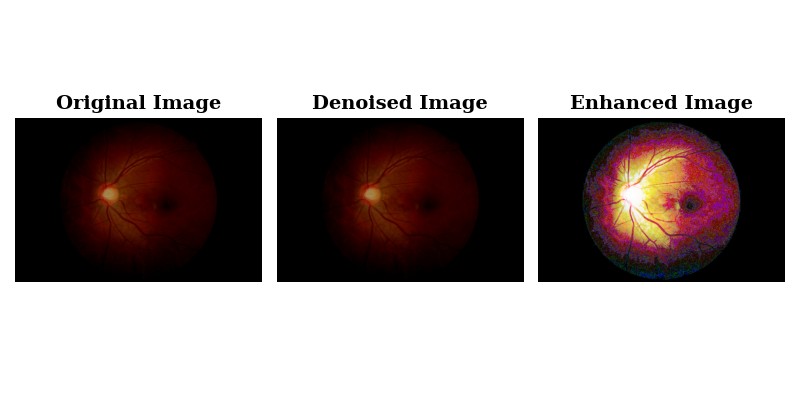
#> input picture Data Visualization/glaucoma.png, 800 x 400 px; its folder holds only this picture in this run
$ python -i datagen.py   (imports and definitions only)   (older library calls are emulated)
#> lines starting #> are read from the running program, lines starting #| are printed output that depends on the picture
import cv2
import numpy as np
from skimage.metrics import peak_signal_noise_ratio as psnr, mean_squared_error as mse
from skimage.feature import local_binary_pattern
import os
from save_load import *
from sklearn.preprocessing import LabelEncoder
import joblib
from sklearn.model_selection import train_test_split
import matplotlib.pyplot as plt


# [54 lines left out: functions compute_gdp2_features, compute_ldipv_features, compute_ldip_features, compute_gdp_features, not called in this run]


def raf_filter_rgb(image, num_iter=15, kappa=30, gamma=0.1, option=1):
    """
    Applies the Regularized Anisotropic Filtering (RAF) to an RGB image.

    Parameters:
        image (numpy.ndarray): Input RGB image.
        num_iter (int): Number of iterations for diffusion.
        kappa (float): Conductance parameter (controls sensitivity to edges).
        gamma (float): Step size (should be <= 0.25 for stability).
        option (int): Type of diffusion function (1: Exponential, 2: Quadratic).

    Returns:
        numpy.ndarray: Denoised RGB image.
    """
    def anisotropic_diffusion(img_channel):
        """
        Applies anisotropic diffusion to a single grayscale channel.
        """
        img_channel = img_channel.astype(np.float32)  # Convert to float
        img_filtered = img_channel.copy()

        for _ in range(num_iter):
            img_pad = np.pad(img_filtered, ((1, 1), (1, 1)), mode='reflect')

            # Compute gradients in 4 directions
            dN = img_pad[:-2, 1:-1] - img_filtered  # North
            dS = img_pad[2:, 1:-1] - img_filtered   # South
            dE = img_pad[1:-1, 2:] - img_filtered   # East
            dW = img_pad[1:-1, :-2] - img_filtered  # West

            # Compute diffusion function
            if option == 1:
                cN = np.exp(-(dN / kappa) ** 2)
                cS = np.exp(-(dS / kappa) ** 2)
                cE = np.exp(-(dE / kappa) ** 2)
                cW = np.exp(-(dW / kappa) ** 2)
            elif option == 2:
                cN = 1 / (1 + (dN / kappa) ** 2)
                cS = 1 / (1 + (dS / kappa) ** 2)
                cE = 1 / (1 + (dE / kappa) ** 2)
                cW = 1 / (1 + (dW / kappa) ** 2)

            # Update the image using the PDE
            img_filtered += gamma * (cN * dN + cS * dS + cE * dE + cW * dW)

        return np.clip(img_filtered, 0, 255).astype(np.uint8)  # Convert back to uint8

    # Split the RGB image into separate channels
    r, g, b = cv2.split(image)

    # Apply RAF filter to each channel
    r_filtered = anisotropic_diffusion(r)
    g_filtered = anisotropic_diffusion(g)
    b_filtered = anisotropic_diffusion(b)

    # Merge back the channels
    denoised_image = cv2.merge([r_filtered, g_filtered, b_filtered])
    return denoised_image


def preprocess_image(image_path):
    """
    Loads an image, applies anisotropic filtering, and extracts GDP, GDP2, LDiPv, and LDiP features.
    """
#> called with image_path = 'Data Visualization/glaucoma.png'
    image = cv2.imread(image_path)
#> image is the input picture: shape (400, 800, 3); mean B, G, R 159.9, 160.8, 169.2
    image = cv2.cvtColor(image, cv2.COLOR_BGR2RGB)

    # Image Denoising
    denoised_image = raf_filter_rgb(image, num_iter=15, kappa=30, gamma=0.1, option=1)
#> the loop in anisotropic_diffusion, `for _ in range(num_iter):` made 15 passes
#> pass 1, in anisotropic_diffusion, `dE = img_pad[1:-1, 2:] - img_filtered`:
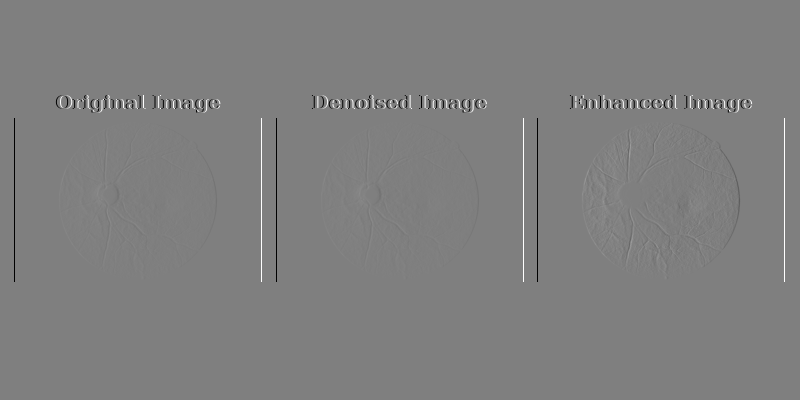
#> dE: shape (400, 800) float32; min -255, max 255, mean 0; drawn with min black and max white

    # Image enhancement
    # Apply histogram equalization on each channel separately
    r, g, b = cv2.split(image)
    r_eq = cv2.equalizeHist(r)
    g_eq = cv2.equalizeHist(g)
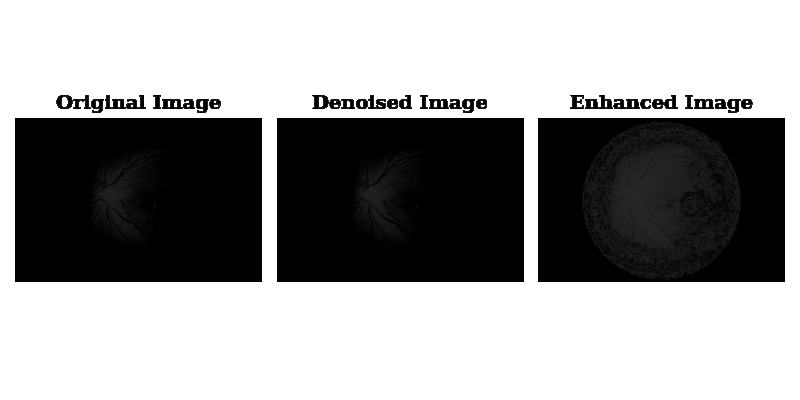
#> g_eq: shape (400, 800); min 0, max 255, mean 157
    b_eq = cv2.equalizeHist(b)

    # Merge back the equalized channels
    hist_eq_image = cv2.merge([r_eq, g_eq, b_eq])
    #
    # # Create a figure with two subplots
    # plt.figure(figsize=(8, 4))
    #
    # # Show Original Image
    # plt.subplot(1, 3, 1)
    # plt.imshow(image)
    # plt.title("Original Image", fontweight="bold", fontfamily="serif", fontsize=14)
    # plt.axis("off")  # Hide axes
    #
    # # Show Denoised Image
    # plt.subplot(1, 3, 2)
    # plt.imshow(denoised_image)
    # plt.title("Denoised Image", fontweight="bold", fontfamily="serif", fontsize=14)
    # plt.axis("off")  # Hide axes
    #
    # # Show Enhanced Image
    # plt.subplot(1, 3, 3)
    # plt.imshow(hist_eq_image)
    # plt.title("Enhanced Image", fontweight="bold", fontfamily="serif", fontsize=14)
    # plt.axis("off")  # Hide axes
    #
    # # Adjust layout and display
    # plt.tight_layout()
    # plt.savefig('Data Visualization/cataract.png')
    # plt.show()

    image = cv2.resize(image, (128, 128))
#> image: shape (128, 128, 3)
    denoised_image = cv2.resize(denoised_image, (128, 128))
#> denoised_image: shape (128, 128, 3)

    original_gray = cv2.cvtColor(image, cv2.COLOR_RGB2GRAY)
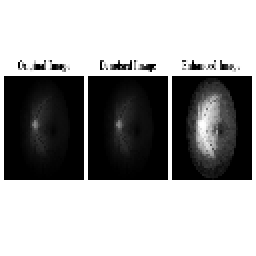
#> original_gray: shape (128, 128) (shown 2 times larger); min 0, max 255, mean 162.8
    denoised_gray = cv2.cvtColor(denoised_image, cv2.COLOR_RGB2GRAY)

    # Compute metrics
    mse_value = mse(original_gray, denoised_gray)
#> mse_value = 2.72
    psnr_value = psnr(original_gray, denoised_gray, data_range=255)
#> psnr_value = 43.79

    # For comparing with existing techniques
    # Apply Gaussian Blur
    gaussian_blur = cv2.GaussianBlur(image, (5, 5), 0)
    gaussian_gray = cv2.cvtColor(gaussian_blur, cv2.COLOR_RGB2GRAY)
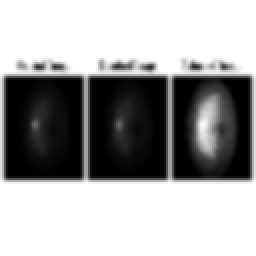
#> gaussian_gray: shape (128, 128) (shown 2 times larger); min 0, max 255, mean 162.7
    gaussian_mse_value = mse(original_gray, gaussian_gray)
#> gaussian_mse_value = 635.6
    gaussian_psnr_value = psnr(original_gray, gaussian_gray, data_range=255)
#> gaussian_psnr_value = 20.1

    # Apply Median Blur
    median_blur = cv2.medianBlur(image, 5)
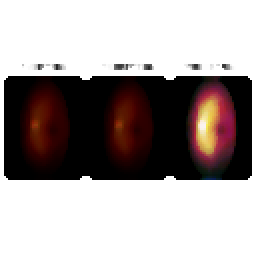
#> median_blur: shape (128, 128, 3) (shown 2 times larger); mean R, G, B 167.6, 159.2, 158.2
    median_gray = cv2.cvtColor(median_blur, cv2.COLOR_RGB2GRAY)
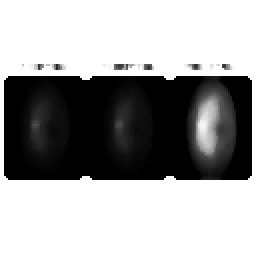
#> median_gray: shape (128, 128) (shown 2 times larger); min 0, max 255, mean 161.6
    median_mse_value = mse(original_gray, median_gray)
#> median_mse_value = 1172.1
    median_psnr_value = psnr(original_gray, median_gray, data_range=255)
#> median_psnr_value = 17.44

    # Apply Bilateral Filter
    bilateral_filter = cv2.bilateralFilter(image, 9, 75, 75)
    bilateral_gray = cv2.cvtColor(bilateral_filter, cv2.COLOR_RGB2GRAY)
    bilateral_mse_value = mse(original_gray, bilateral_gray)
#> bilateral_mse_value = 6.74
    bilateral_psnr_value = psnr(original_gray, bilateral_gray, data_range=255)
#> bilateral_psnr_value = 39.84

    # Apply Non-Local Means Denoising
    nlm_denoised = cv2.fastNlMeansDenoisingColored(image, None, 10, 10, 7, 21)
    nlm_gray = cv2.cvtColor(nlm_denoised, cv2.COLOR_RGB2GRAY)
    nlm_mse_value = mse(original_gray, nlm_gray)
#> nlm_mse_value = 2.81
    nlm_psnr_value = psnr(original_gray, nlm_gray, data_range=255)
#> nlm_psnr_value = 43.64

    # Define technique names
    techniques = ["Proposed", "Gaussian Blur", "Median Blur", "Bilateral Filter", "Non-Local Means"]
    # MSE values for each technique
    mse_values = [mse_value, gaussian_mse_value, median_mse_value, bilateral_mse_value, nlm_mse_value]
#> mse_values = [2.72, 635.6, 1172.1, 6.74, 2.81]
    # PSNR values for each technique
    psnr_values = [psnr_value, gaussian_psnr_value, median_psnr_value, bilateral_psnr_value, nlm_psnr_value]
#> psnr_values = [43.79, 20.1, 17.44, 39.84, 43.64]


    # [22 lines of commented-out code are left out]

    enhanced_image = cv2.resize(hist_eq_image, (128, 128))
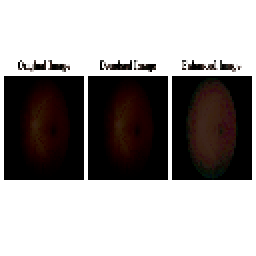
#> enhanced_image: shape (128, 128, 3) (shown 2 times larger); mean R, G, B 160.4, 156.5, 155.7

    return enhanced_image


# [54 lines left out: functions feature_extraction, datagen, not called in this run]

>>> result = preprocess_image('Data Visualization/glaucoma.png')

$ run again, on Data Visualization/retina.png
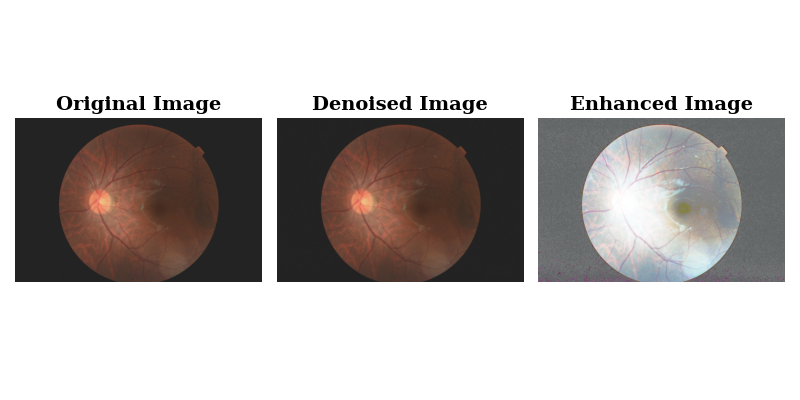
#> input picture Data Visualization/retina.png, 800 x 400 px
#> in preprocess_image, image is the input picture: shape (400, 800, 3); mean B, G, R 185.9, 187.7, 192.5
#> mse_value = 3.13
#> psnr_value = 43.17
#> gaussian_mse_value = 434.5
#> gaussian_psnr_value = 21.75
#> median_mse_value = 732.7
#> median_psnr_value = 19.48
#> bilateral_mse_value = 9.03
#> bilateral_psnr_value = 38.57
#> in preprocess_image, `nlm_denoised = cv2.fastNlMeansDenoisingColored(image, None, 10, 10, 7,..`:
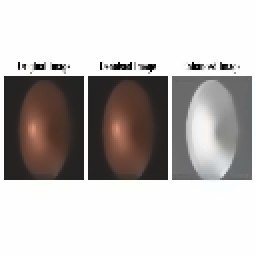
#> nlm_denoised: shape (128, 128, 3) (shown 2 times larger); mean R, G, B 190.7, 186.6, 184.8
#> nlm_mse_value = 16.84
#> nlm_psnr_value = 35.87
#> mse_values = [3.13, 434.5, 732.7, 9.03, 16.84]
#> psnr_values = [43.17, 21.75, 19.48, 38.57, 35.87]
#> in preprocess_image, `enhanced_image = cv2.resize(hist_eq_image, (128, 128))`:
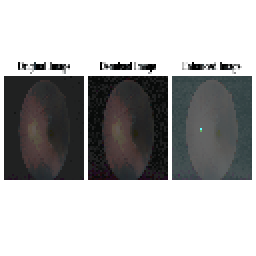
#> enhanced_image: shape (128, 128, 3) (shown 2 times larger); mean R, G, B 175.1, 175.2, 175.2
